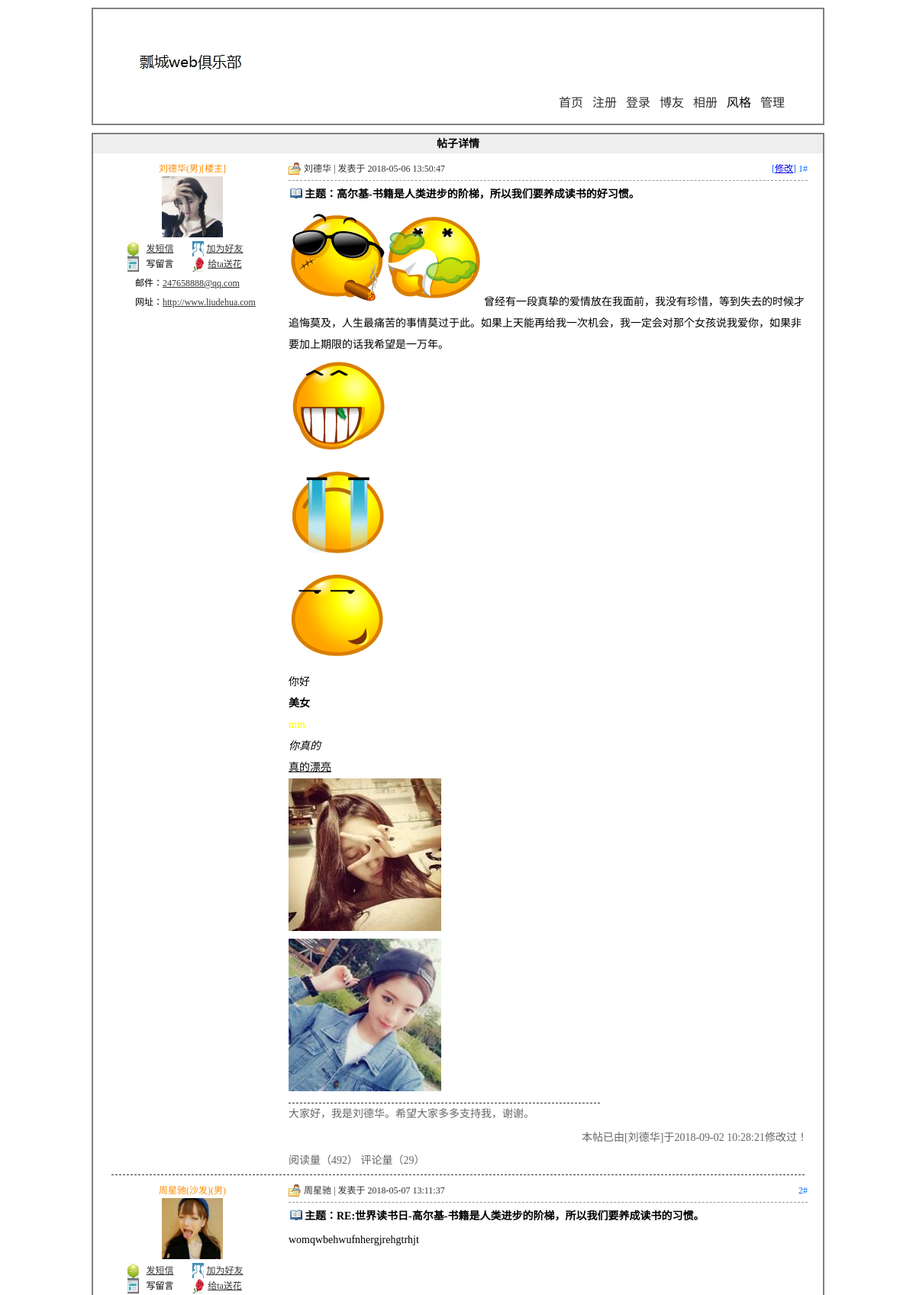
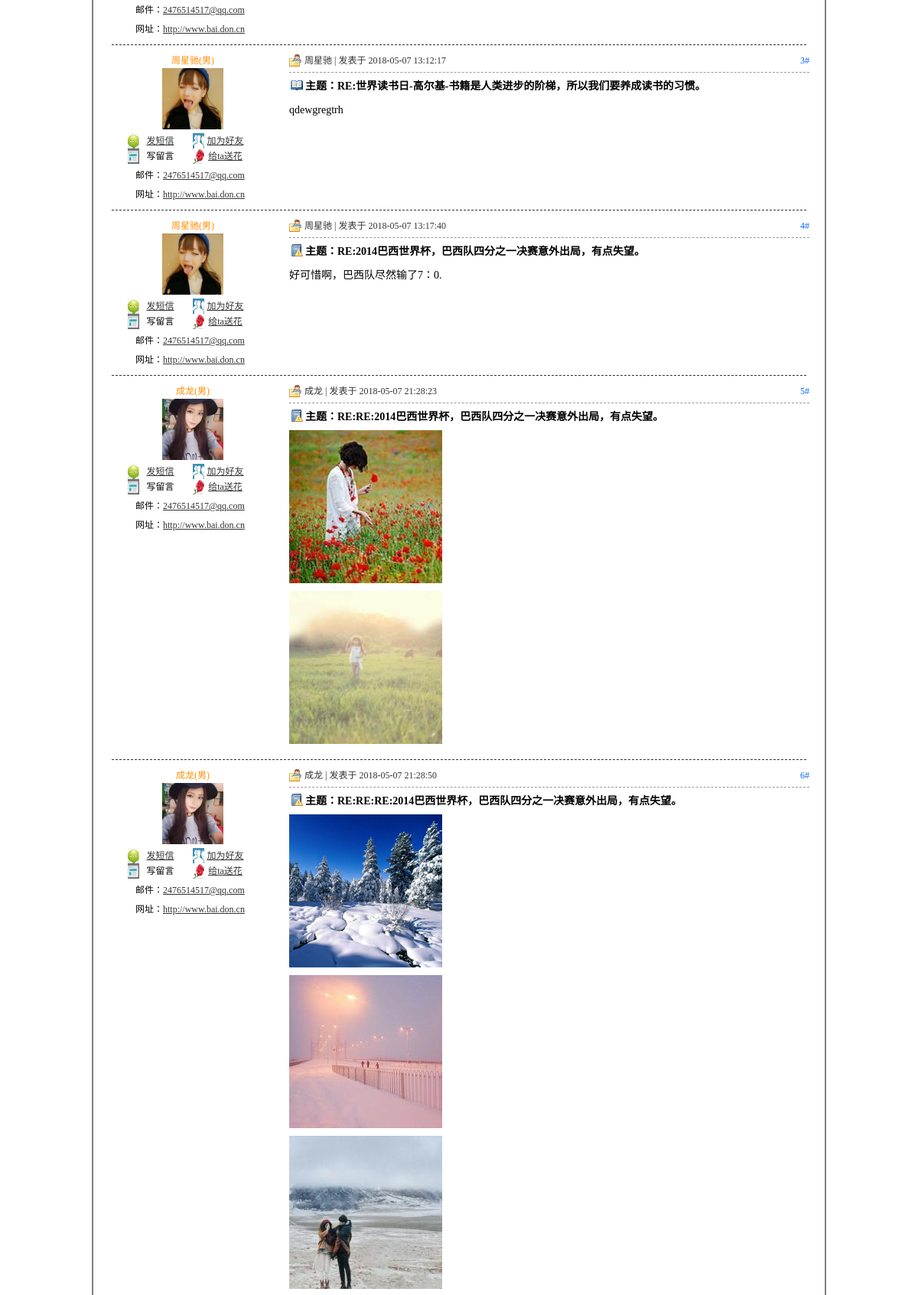
Screenshot of /article.php?id=1 (upper part) with the database file from the repository (2 pictures, top to bottom).
### tables this page shows
CREATE TABLE IF NOT EXISTS `tg_article` (
  `tg_id` mediumint(8) unsigned NOT NULL AUTO_INCREMENT,
  `tg_reid` mediumint(8) unsigned NOT NULL DEFAULT '0',
  `tg_username` varchar(20) NOT NULL COMMENT '//发帖人',
  `tg_type` tinyint(2) unsigned NOT NULL COMMENT '//发帖类型',
  `tg_title` varchar(40) NOT NULL COMMENT '//发帖标题',
  `tg_content` text NOT NULL COMMENT '//发帖内容',
  `tg_readcount` smallint(5) unsigned NOT NULL DEFAULT '0' COMMENT '//读贴数目',
  `tg_commendcount` smallint(5) unsigned NOT NULL DEFAULT '0' COMMENT '//评论帖子数目',
  `tg_last_modify` datetime NOT NULL COMMENT '//最后修改时间',
  `tg_date` datetime NOT NULL,
  PRIMARY KEY (`tg_id`)
);

### includes/mysql.func.php (called while the page is built, shortened)
<?php
function _query($sql){
	if(!$result=mysql_query($sql)){
		exit('SQL语句执行失败');
	}
	return $result;
}
function _fetch_array($sql){
	return mysql_fetch_array(_query($sql),MYSQL_ASSOC);
}
function _fetch_array_list($result){
	return mysql_fetch_array($result,MYSQL_ASSOC);
}
?>

### article.php (the view, shortened to what this page needs)
<?php
	require dirname(__FILE__)."./includes/common.inc.php";
	if(isset($_GET['id'])){
		if(!!$rows=_fetch_array("SELECT
										tg_id,tg_username,
										tg_type,tg_title,tg_content,
										tg_readcount,tg_commendcount,tg_last_modify,tg_date
									FROM tg_article
									 WHERE tg_reid=0	AND
									 	tg_id='{$_GET['id']}'")){
			$_html=array();
			$_html['reid']=$rows['tg_id'];
		   	$_html['username_subject']=$rows['tg_username'];
		   	$_html['type']=$rows['tg_type'];
		   	$_html['title']=$rows['tg_title'];
		   	$_html['content']=$rows['tg_content'];
		   	$_html['readcount']=$rows['tg_readcount'];
		   	$_html['commendcount']=$rows['tg_commendcount'];
		   	$_html['last_modify']=$rows['tg_last_modify'];
		   	$_html['date']=$rows['tg_date'];
			if(!!$rows=_fetch_array("SELECT tg_id,tg_sex,
											tg_face,tg_email,
											tg_url,tg_switch,tg_autograph
											FROM tg_user
											WHERE tg_username='{$_html['username_subject']}'")){
				$_html['userid']=$rows['tg_id'];
				$_html['sex']=$rows['tg_sex'];
			   	$_html['face']=$rows['tg_face'];
			   	$_html['email']=$rows['tg_email'];
			   	$_html['url']=$rows['tg_url'];
			   	$_html['switch']=$rows['tg_switch'];
	   	 		$_html['autograph']=$rows['tg_autograph'];
			   	$_html=_html($_html);
			   	$_html['subject_modify']=
			   				'[<a href="article_modify.php?id='.$_html['reid'].'">修改</a>]';
			   	if($_html['last_modify']!='0000-00-00 00:00:00'){
			   		$_html['last_modify_string']='本帖已由['.$_html['username_subject'].']于'.$_html['last_modify'].'修改过！';
			   	}
			   	if($_html['switch']==1){
			   		$_html['autograph_html']='<p class="autograph">'.$_html['autograph'].'</p>';
			   	}
				global $_pagenum,$_pagesize,$_page;
				$result=_query("SELECT tg_username,tg_type,tg_title,tg_content,tg_date
										FROM tg_article
										WHERE tg_reid='{$_html['reid']}'
								");
			}else{
			}
		}else{
			_alert_back('此主题不存在哦！');
		}
	}else{
		_alert_back("非法操作！");
	}
?>
<!DOCTYPE html>
<html>
	<head>
		<?php require ROOT_PATH."includes/title.inc.php";?>
	</head>
	<body>
		<?php
			require ROOT_PATH."includes/header.inc.php";
		?>
		<div id="article">
			<h2>帖子详情</h2>
			<?php
				if($_page==1){
			?>
			<div id="subject">
				<dl>
					<dd class="user"><?php echo $_html['username_subject'];?>(<?php echo $_html['sex']?>)[楼主]</dd>
					<dt><img src="<?php echo $_html['face'] ?>" title="<?php echo $_html['username_subject']?>"/></dt>
					<dd class="message"><a href="javascript:;" name="message" title="<?php echo $_html['userid']?>">发短信</a></dd>
					<dd class="friend"><a href="javascript:;" name="friend" title="<?php echo $_html['userid']?>"
						onclick="javascript:window.open('friend.php','friend','width=400,height=250,top=200,left=200')">
						加为好友</a></dd>
					<dd class="guest">写留言</dd>
					<dd class="flower"><a href="javascript:;" name="flower" title="<?php echo $_html['userid']?>"
						onclick="javascript:window.open('flower.php','flower','width=400,height=250,top=250,left=300')">
						给ta送花</a>
					</dd>
					<dd class="email">邮件：<a href="<?php echo $_html['email']?>"><?php echo $_html['email']?></a></dd>
					<dd class="url">网址：<a href="<?php echo $_html['url']?>"><?php echo $_html['url']?></a></dd>
				</dl>
				<div class="content">
					<div class="user">
						<span><?php echo $_html['subject_modify']?> 1#</span><?php echo $_html['username_subject']?>  | 发表于 <?php echo $_html['date']?>
					</div>
					<h3><img src="img/icon<?php echo $_html['type']?>.jpg" alt="icon" title="icon<?php echo $_html['type']?>.jpg"/>主题：<?php echo $_html['title']?><?php echo $_html['re']?></h3>
					<div class="detail">
						<?php echo _ubb($_html['content'])?>
						<?php echo $_html['autograph_html']?>
					</div>
					<div class="read">
						<p style="text-align: right; padding-bottom: 10px;"><?php echo $_html['last_modify_string']?></p>
						阅读量（<?php echo $_html['readcount']?>） 评论量（<?php echo $_html['commendcount']?>）
					</div>
				</div>
			</div>
			<?php }?>
			<p class="line"></p>
			<?php
				$_i=2;
				 while(!!$rows=_fetch_array_list($result)){
				 	$_html['username']=$rows['tg_username'];
					$_html['type']=$rows['tg_type'];
				   	$_html['retitle']=$rows['tg_title'];
				   	$_html['content']=$rows['tg_content'];
				   	$_html['date']=$rows['tg_date'];
			if(!!$rows=_fetch_array("SELECT tg_id,tg_sex,tg_face,tg_email,
											tg_url
											FROM tg_user
											WHERE tg_username='{$_html['username']}'")){
				$_html['userid']=$rows['tg_id'];
				$_html['sex']=$rows['tg_sex'];
			   	$_html['face']=$rows['tg_face'];
			   	$_html['email']=$rows['tg_email'];
			   	$_html['url']=$rows['tg_url'];
			   	$_html=_html($_html);
			   	if($_page==1&&$_i==2){
			   		if($_html['username']==$_html['username_subject']){
			   			$_html['username_html'].=$_html['username'].'(楼主)';
			   		}else{
			   			$_html['username_html'].=$_html['username'].'(沙发)';
			   		}
			   	}else{
			   		$_html['username_html']=$_html['username'];
			   	}
			}else{
			}
			?>
			<div class="re">
				<dl>
					<dd class="user"><?php echo $_html['username_html'];?>(<?php echo $_html['sex']?>)</dd>
					<dt><img src="<?php echo $_html['face'] ?>" title="<?php echo $_html['username']?>"/></dt>
					<dd class="message"><a href="javascript:;" name="message" title="<?php echo $_html['userid']?>">发短信</a></dd>
					<dd class="friend"><a href="javascript:;" name="friend" title="<?php echo $_html['userid']?>"
						onclick="javascript:window.open('friend.php','friend','width=400,height=250,top=200,left=200')">
						加为好友</a></dd>
					<dd class="guest">写留言</dd>
					<dd class="flower"><a href="javascript:;" name="flower" title="<?php echo $_html['userid']?>"
						onclick="javascript:window.open('flower.php','flower','width=400,height=250,top=250,left=300')">
						给ta送花</a>
					</dd>
					<dd class="email">邮件：<a href="<?php echo $_html['email']?>"><?php echo $_html['email']?></a></dd>
					<dd class="url">网址：<a href="<?php echo $_html['url']?>"><?php echo $_html['url']?></a></dd>
				</dl>
				<div class="content">
					<div class="user">
						<span><?php echo $_i+(($_page-1)*$_pagesize);?>#</span><?php echo $_html['username']?>  | 发表于 <?php echo $_html['date']?>
					</div>
					<h3>
						<img src="img/icon<?php echo $_html['type']?>.jpg" alt="icon" title="icon<?php echo $_html['type']?>.jpg"/>主题：<?php echo $_html['retitle']?>
					</h3>
					<div class="detail">
						<?php echo _ubb($_html['content'])?>
					</div>
				</div>
			</div>
			<p class="line"></p>
			<?php
					$_i++;
				}
			?>
		</div>
	</body>
</html>

### includes/global.func.php (shortened to what this page needs)
<?php
function page($_sql,$size){
	if(isset($_GET['page'])){
		$_page=$_GET['page'];
		if(empty($_page)||$_page<0||!is_numeric($_page)){
			$_page=1;
		}else{
			$_page=intval($_page);
		}
	}else{
		$_page=1;
	}
	$_pagesize=$size;
}
function _html($string){
	if(is_array($string)){
		foreach($string as $_key=>$_value){
		$string[$_key]=_html($_value);
		}
	}else{
		$string=htmlspecialchars($string);
	}
	return $string;
}
function _ubb($_string){
	$_string=nl2br($_string);
	$_string=preg_replace('/\[b\](.*)\[\/b\]/U','<strong>\1</strong>',$_string);
	$_string=preg_replace('/\[i\](.*)\[\/i\]/U','<em>\1</em>',$_string);
	$_string=preg_replace('/\[u\](.*)\[\/u\]/U','<span style="text-decoration: underline">\1</span>',$_string);
	$_string=preg_replace('/\[size=(.*)\](.*)\[\/size\]/U','<span style="font-size: \1px">\2</span>',$_string);
	$_string=preg_replace('/\[img\](.*)\[\/img\]/U','<img src="\1" alt="图片"/>',$_string);
	$_string=preg_replace('/\[flash\](.*)\[\/flash\]/U','<embed style="width:400px;height:400px" src="\1"/>',$_string);
	$_string=preg_replace('/\[color=(.*)\](.*)\[\/color\]/U','<span style="color:\1">\2</span>',$_string);
	$_string=preg_replace('/\[url\](.*)\[\/url\]/U','<a href="\1">\1</a>',$_string);
	$_string=preg_replace('/\[email\](.*)\[\/email\]/U','<a href="\1">\1</a>',$_string);
	return $_string;
}
?>

### css/css1/base.css (style rules this page uses)
* { padding: 0; margin: 0; }
body { width: 960px; margin: 0 auto;; background-color: #fff; }
h2 { background: #eee; font-size: 14px; height: 25px; line-height: 25px; text-indent: 10px; }

### css/css1/article.css (style rules this page uses)
#article { width: auto; min-height: 800px; border: 2px solid gray; font-size: 12px; }
#article h2 { text-indent: 0; text-align: center; }
#article #subject dl { width: 170px; float: left; padding: 10px 0 0 45px; }
#article #subject dl dd { width: 85px; height: 20px; line-height: 20px; text-align: center; float: left; }
#article #subject dl dd.email { width: 220px; padding: 5px 0 0 10px; text-align: left; }
#article #subject dl dd.url { width: 250px; padding: 5px 0 0 10px; text-align: left; }
#article #subject dl dd.user { width: 170px; color: darkorange; text-align: center; }
#article #subject dl dd.message { background: url(../../img/1.jpg) no-repeat 0 center; background-size: 15px 100%; }
#article #subject dl dd.friend { background: url(../../img/2.jpg) no-repeat 0px center; background-size: 15px 100%; }
#article #subject dl dd.guest { background: url(../../img/3.jpg) no-repeat 0 center; background-size: 15px 100%; }
#article #subject dl dd.flower { background: url(../../img/4.jpg) no-repeat 0px center; background-size: 15px 100%; }
#article div.content { float: right; width: 680px; padding: 5px 20px 0 0; }
#article div.content .user { border-bottom: #999999 dashed 1px; background: url(../../img/user.jpg) no-repeat left center; padding: 0 0 0 20px; color: #333333; height: 30px; line-height: 30px; }
#article div.content .user span { float: right; color: #0066FF; }
#article div.content h3 { font-size: 14px; height: 35px; line-height: 35px; }
#article div.content h3 img { position: relative; top: 2px; left: 2px; margin: 0 5px 0 0; }
#article div.content .detail { line-height: 200%; font-size: 14px; }
#article div.content .detail p.autograph { color: #666; border-top: 1px dashed #333333; width: 60%; margin: 5px 0; }
#article div.content .read { font-size: 14px; color: #666; }
#article p.line { width: 95%; clear: both; height: 10px; border-bottom: #333333 dashed 1px; margin: 0 auto; }
#article #subject dl dt { width: 170px; margin: 0 0 5px 0; }
#article #subject dl dt img { width: 80px; height: 80px; cursor: pointer; display: block; margin: 0 auto; }
#article #subject dl dd a { color: #333; }
#article div.re dl { width: 170px; float: left; padding: 10px 0 0 45px; }
#article div.re dl dd { width: 85px; height: 20px; line-height: 20px; text-align: center; float: left; }
#article div.re dl dd.email { width: 220px; padding: 5px 0 0 10px; text-align: left; }
#article div.re dl dd.url { width: 250px; padding: 5px 0 0 10px; text-align: left; }
#article div.re dl dd.user { width: 170px; color: darkorange; text-align: center; }
#article div.re dl dd.message { background: url(../../img/1.jpg) no-repeat 0 center; background-size: 15px 100%; }
#article div.re dl dd.friend { background: url(../../img/2.jpg) no-repeat 0px center; background-size: 15px 100%; }
#article div.re dl dd.guest { background: url(../../img/3.jpg) no-repeat 0 center; background-size: 15px 100%; }
#article div.re dl dd.flower { background: url(../../img/4.jpg) no-repeat 0px center; background-size: 15px 100%; }
#article div.re dl dt { width: 170px; margin: 0 0 5px 0; }
#article div.re dl dt img { width: 80px; height: 80px; cursor: pointer; display: block; margin: 0 auto; }
#article div.re dl dd a { color: #333; }

### rows the page displays
tg_article: username_html "周星驰(沙发)", sex "男", email "2476514517@qq.com", url "http://www.bai.don.cn", _pagesize "2", username "周星驰", date "2018-05-07 13:11:37", retitle "RE:世界读书日-高尔基-书籍是人类进步的阶梯，所以我们要养成读书的习惯。", _string "womqwbehwufnhergjrehgtrhjt"
tg_article: username_html "周星驰", sex "男", email "2476514517@qq.com", url "http://www.bai.don.cn", _pagesize "3", username "周星驰", date "2018-05-07 13:12:17", retitle "RE:世界读书日-高尔基-书籍是人类进步的阶梯，所以我们要养成读书的习惯。", _string "qdewgregtrh"
tg_article: tg_username "周星驰", sex "男", email "2476514517@qq.com", url "http://www.bai.don.cn", _pagesize "4", tg_date "2018-05-07 13:17:40", tg_title "RE:2014巴西世界杯，巴西队四分之一决赛意外出局，有点失望。", tg_content "好可惜啊，巴西队尽然输了7：0."
tg_article: tg_username "成龙", sex "男", email "2476514517@qq.com", url "http://www.bai.don.cn", _pagesize "5", tg_date "2018-05-07 21:28:23", tg_title "RE:RE:2014巴西世界杯，巴西队四分之一决赛意外出局，有点失望。", tg_content (picture)
tg_article: tg_username "成龙", sex "男", email "2476514517@qq.com", url "http://www.bai.don.cn", _pagesize "6", tg_date "2018-05-07 21:28:50", tg_title "RE:RE:RE:2014巴西世界杯，巴西队四分之一决赛意外出局，有点失望。", tg_content (picture)

### other values shown
$_html['username_subject'] "刘德华"
$_html['sex'] "男"
$_html['email'] "247658888@qq.com"
$_html['url'] "http://www.liudehua.com"
$_html['date'] "2018-05-06 13:50:47"
$_html['title'] "高尔基-书籍是人类进步的阶梯，所以我们要养成读书的好习惯。"
preg_replace('/\[b\](.*)\[\/b\]/U','<strong>\1</strong>',$_string) "曾经有一段真挚的爱情放在我面前，我没有珍惜，等到失去的时候才追悔莫及，人生最痛苦的事情莫过于此。如果上天能再给我一次机会，我一定会对那个女孩说我爱你，如果非要加上期限的话我希望是一万年。 你好 美女 mm 你真的 真的漂亮"
$_html['autograph'] "大家好，我是刘德华。希望大家多多支持我，谢谢。"
$_html['last_modify_string'] "本帖已由[刘德华]于2018-09-02 10:28:21修改过！"
$_html['readcount'] "492"
$_html['commendcount'] "29"
